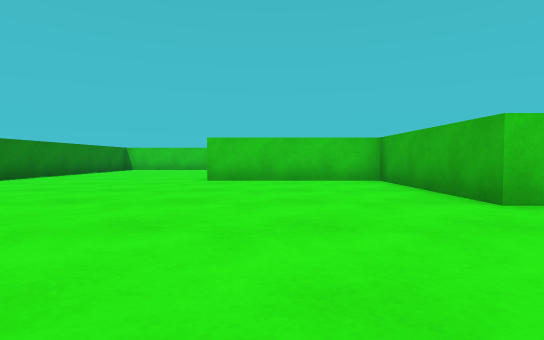
[1] (above)

18 first-person views from a walk through a scene from a Unity 3-D project. The camera is 0.51 m above the floor, tilts 2° down and sees 80° across. The floor is counted in squares, 1 m on a side. Each view is taken from the middle of a square. On the plan, view 1 faces up. The plan holds only what a view shows up to about 9 squares ahead; the rest is blank. The place goes on beyond the plan.

[2]
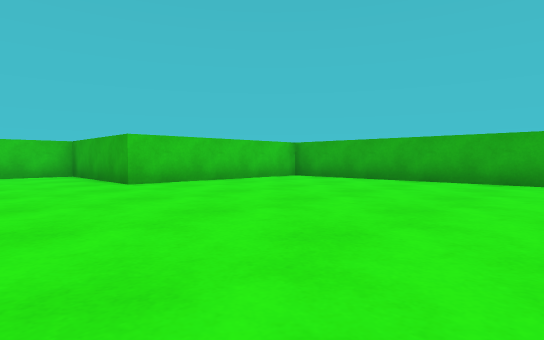

[3]
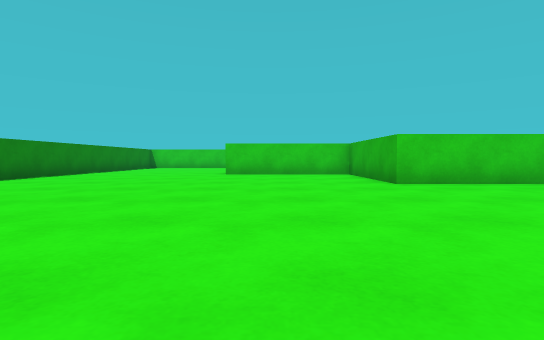

[4]
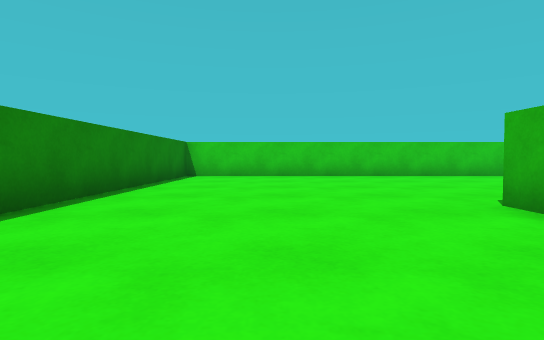

[5]
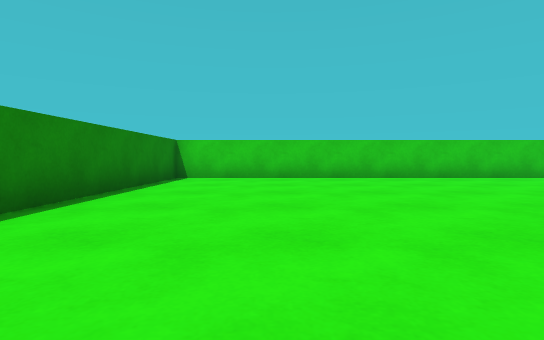

[6]
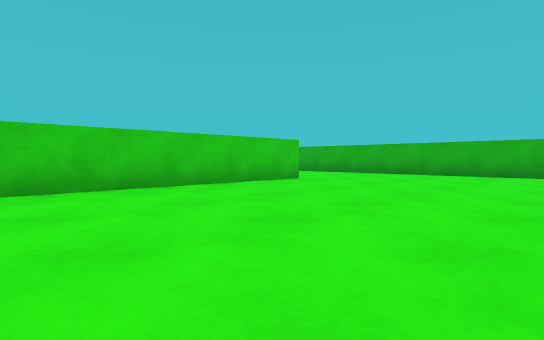

[7]
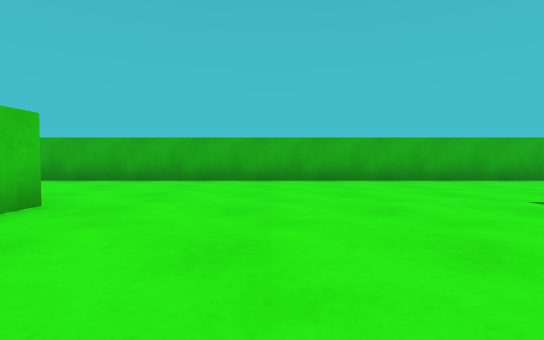

[8]
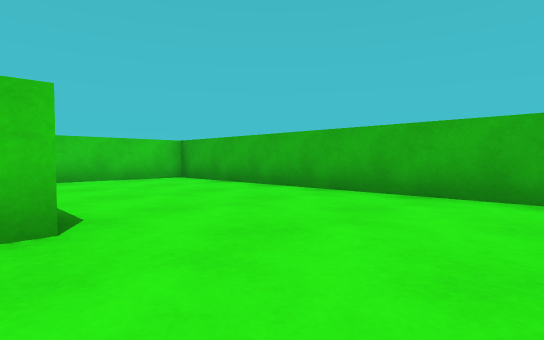

[9]
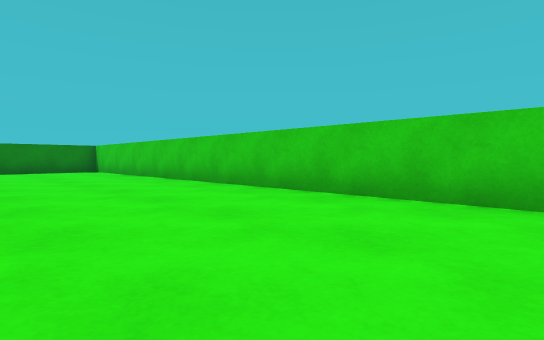

[10]
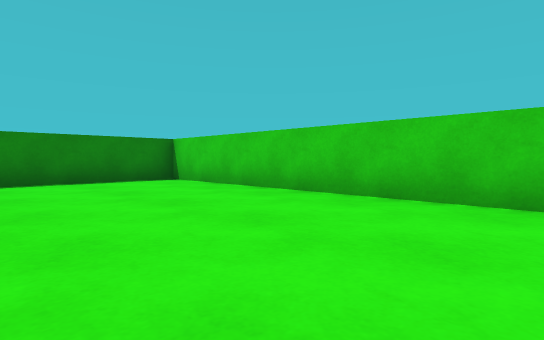

[11]
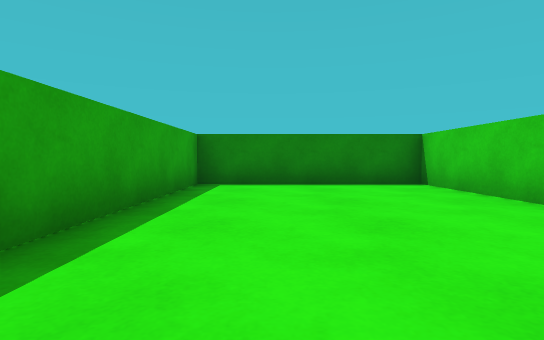

[12]
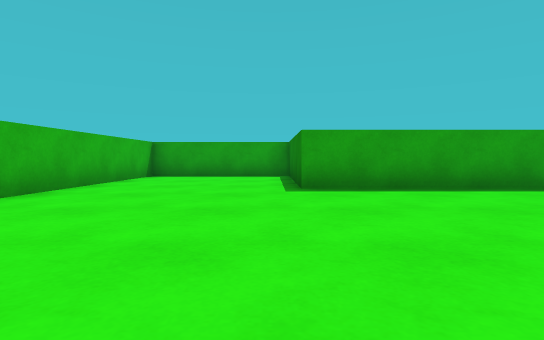

[13]
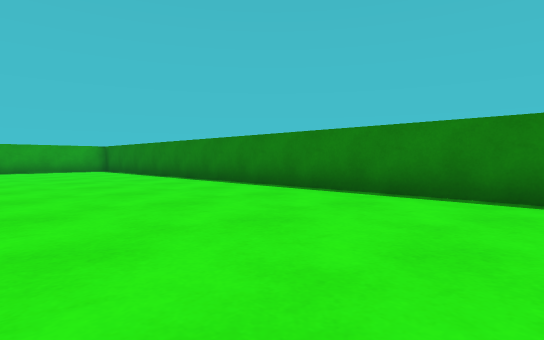

[14]
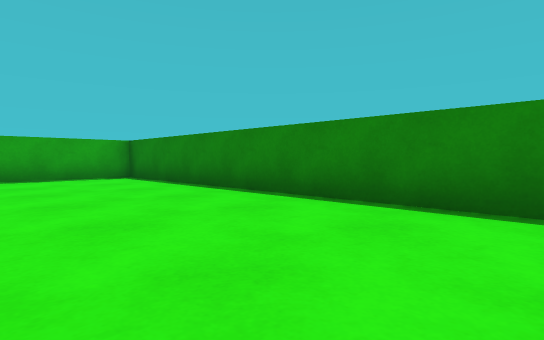

[15]
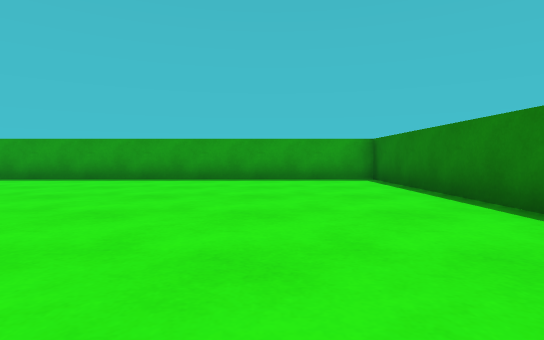

[16]
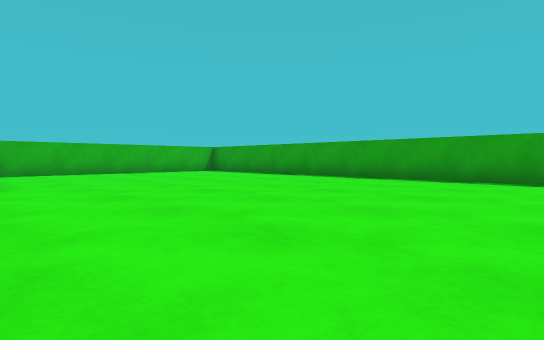

[17]
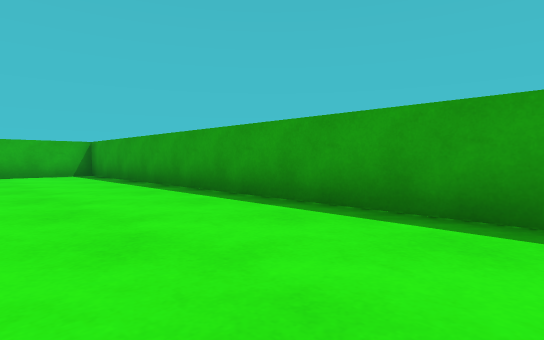

[18]
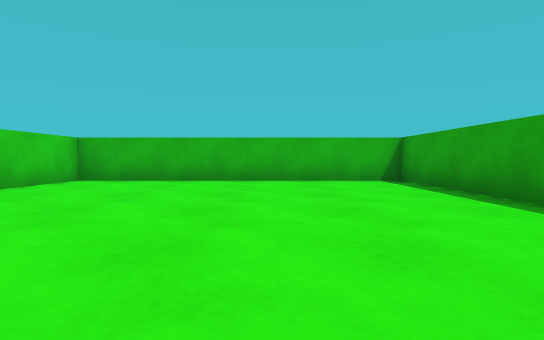

### Floor plan
Points are (right, up) in squares from view 1. A wall is a line through its corners. A room is listed if a view was taken in it or the views show most of it. See-through windows are left out.
Room 1 (views 1, 2, 3, 4, 5, 6, 7, 8, 9, 10, 11, 12, 13, 14, 15, 16, 17, 18)
walls: (-0.6, 8.5) (3.5, 8.5) (3.5, 5); (-1.5, 7.9) (-1.5, 8.5); (7.5, 5) (7.5, 20) (-6.5, 20) (-6.5, 15.5) (-1.8, 15.5); (3.6, 14.5) (-6.5, 14.5) (-6.5, -4) (7.5, -4) (7.5, 3.5) (2.5, 3.5) (2.5, 7.5) (-1.5, 7.5)

Where each view was taken, in squares from view 1:
view 1: 0 up, 0 right, facing up
view 2: 3 down, 0 right, facing up-right
view 3: 3 down, 0 right, facing up
view 4: 5 up, 4 left, facing up
view 5: 6 up, 4 left, facing up
view 6: 9 up, 3 left, facing up-right
view 7: 12 up, 0 right, facing right
view 8: 12 up, 3 right, facing up-right
view 9: 16 up, 7 right, facing up-left
view 10: 16 up, 1 right, facing up-left
view 11: 17 up, 0 right, facing left
view 12: 14 up, 4 right, facing down
view 13: 10 up, 2 left, facing down-left
view 14: 5 up, 3 left, facing down-left
view 15: 4 up, 4 left, facing down
view 16: 4 up, 4 left, facing down-right
view 17: 1 down, 3 left, facing down-right
view 18: 1 down, 0 right, facing right
